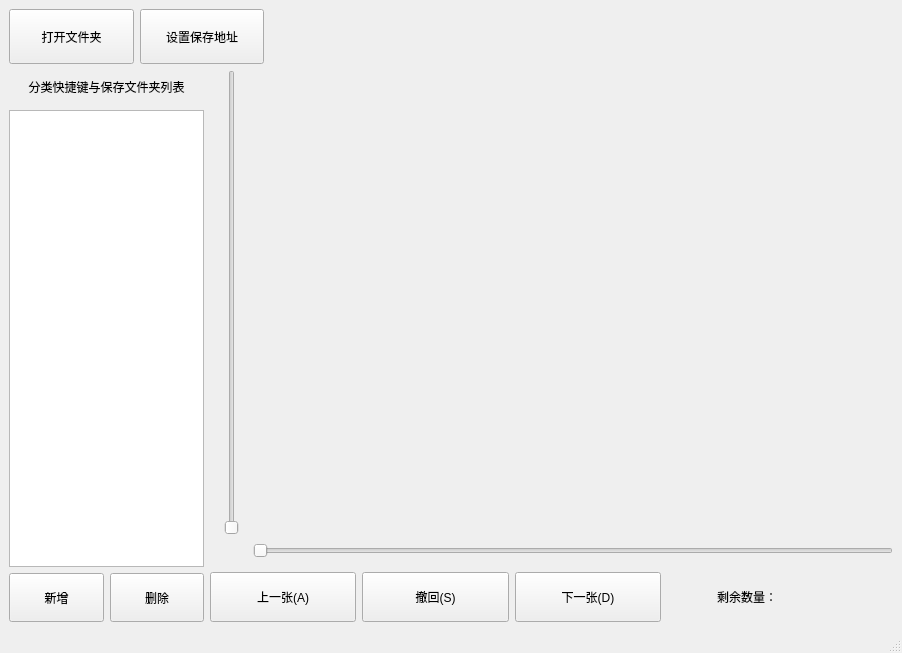
<?xml version="1.0" encoding="UTF-8"?>
<ui version="4.0">
 <class>MainWindow</class>
 <widget class="QMainWindow" name="MainWindow">
  <property name="geometry">
   <rect>
    <x>0</x>
    <y>0</y>
    <width>902</width>
    <height>653</height>
   </rect>
  </property>
  <property name="sizePolicy">
   <sizepolicy hsizetype="Expanding" vsizetype="Expanding">
    <horstretch>0</horstretch>
    <verstretch>0</verstretch>
   </sizepolicy>
  </property>
  <property name="windowTitle">
   <string>MainWindow</string>
  </property>
  <widget class="QWidget" name="centralwidget">
   <layout class="QVBoxLayout" name="verticalLayout_5" stretch="1,10">
    <item>
     <layout class="QHBoxLayout" name="horizontalLayout_5" stretch="1,1,5">
      <item>
       <widget class="QPushButton" name="open_pushButton">
        <property name="sizePolicy">
         <sizepolicy hsizetype="Expanding" vsizetype="Expanding">
          <horstretch>0</horstretch>
          <verstretch>0</verstretch>
         </sizepolicy>
        </property>
        <property name="minimumSize">
         <size>
          <width>0</width>
          <height>0</height>
         </size>
        </property>
        <property name="text">
         <string>打开文件夹</string>
        </property>
       </widget>
      </item>
      <item>
       <widget class="QPushButton" name="save_pushButton">
        <property name="sizePolicy">
         <sizepolicy hsizetype="Expanding" vsizetype="Expanding">
          <horstretch>0</horstretch>
          <verstretch>0</verstretch>
         </sizepolicy>
        </property>
        <property name="text">
         <string>设置保存地址</string>
        </property>
       </widget>
      </item>
      <item>
       <widget class="QLabel" name="info_label">
        <property name="sizePolicy">
         <sizepolicy hsizetype="Expanding" vsizetype="Expanding">
          <horstretch>0</horstretch>
          <verstretch>0</verstretch>
         </sizepolicy>
        </property>
        <property name="text">
         <string/>
        </property>
       </widget>
      </item>
     </layout>
    </item>
    <item>
     <layout class="QHBoxLayout" name="horizontalLayout_4" stretch="2,7">
      <item>
       <layout class="QVBoxLayout" name="verticalLayout" stretch="7,93,10">
        <item>
         <widget class="QLabel" name="label_3">
          <property name="sizePolicy">
           <sizepolicy hsizetype="Expanding" vsizetype="Expanding">
            <horstretch>0</horstretch>
            <verstretch>0</verstretch>
           </sizepolicy>
          </property>
          <property name="text">
           <string>分类快捷键与保存文件夹列表</string>
          </property>
          <property name="alignment">
           <set>Qt::AlignCenter</set>
          </property>
         </widget>
        </item>
        <item>
         <widget class="QListWidget" name="classify_buttons_listWidget"/>
        </item>
        <item>
         <layout class="QHBoxLayout" name="horizontalLayout" stretch="1,1">
          <item>
           <widget class="QPushButton" name="insert_pushButton">
            <property name="sizePolicy">
             <sizepolicy hsizetype="Expanding" vsizetype="Expanding">
              <horstretch>0</horstretch>
              <verstretch>0</verstretch>
             </sizepolicy>
            </property>
            <property name="text">
             <string>新增</string>
            </property>
           </widget>
          </item>
          <item>
           <widget class="QPushButton" name="delete_pushButton">
            <property name="sizePolicy">
             <sizepolicy hsizetype="Expanding" vsizetype="Expanding">
              <horstretch>0</horstretch>
              <verstretch>0</verstretch>
             </sizepolicy>
            </property>
            <property name="text">
             <string>删除</string>
            </property>
           </widget>
          </item>
         </layout>
        </item>
       </layout>
      </item>
      <item>
       <layout class="QVBoxLayout" name="verticalLayout_4" stretch="10,1">
        <item>
         <layout class="QHBoxLayout" name="horizontalLayout_3" stretch="1,15">
          <property name="spacing">
           <number>0</number>
          </property>
          <item>
           <layout class="QVBoxLayout" name="verticalLayout_3" stretch="15,1">
            <item>
             <widget class="QSlider" name="image_size_verticalSlider">
              <property name="sizePolicy">
               <sizepolicy hsizetype="Expanding" vsizetype="Expanding">
                <horstretch>0</horstretch>
                <verstretch>0</verstretch>
               </sizepolicy>
              </property>
              <property name="orientation">
               <enum>Qt::Vertical</enum>
              </property>
             </widget>
            </item>
            <item>
             <widget class="QLabel" name="label">
              <property name="sizePolicy">
               <sizepolicy hsizetype="Expanding" vsizetype="Expanding">
                <horstretch>0</horstretch>
                <verstretch>0</verstretch>
               </sizepolicy>
              </property>
              <property name="text">
               <string/>
              </property>
             </widget>
            </item>
           </layout>
          </item>
          <item>
           <layout class="QVBoxLayout" name="verticalLayout_2" stretch="15,1">
            <property name="spacing">
             <number>6</number>
            </property>
            <property name="sizeConstraint">
             <enum>QLayout::SetDefaultConstraint</enum>
            </property>
            <item>
             <widget class="QLabel" name="image_label">
              <property name="sizePolicy">
               <sizepolicy hsizetype="Expanding" vsizetype="Expanding">
                <horstretch>0</horstretch>
                <verstretch>0</verstretch>
               </sizepolicy>
              </property>
              <property name="minimumSize">
               <size>
                <width>5</width>
                <height>0</height>
               </size>
              </property>
              <property name="text">
               <string/>
              </property>
              <property name="wordWrap">
               <bool>true</bool>
              </property>
             </widget>
            </item>
            <item>
             <widget class="QSlider" name="image_size_horizontalSlider">
              <property name="sizePolicy">
               <sizepolicy hsizetype="Expanding" vsizetype="Expanding">
                <horstretch>0</horstretch>
                <verstretch>0</verstretch>
               </sizepolicy>
              </property>
              <property name="orientation">
               <enum>Qt::Horizontal</enum>
              </property>
             </widget>
            </item>
           </layout>
          </item>
         </layout>
        </item>
        <item>
         <layout class="QHBoxLayout" name="horizontalLayout_2" stretch="4,4,4,3,3">
          <item>
           <widget class="QPushButton" name="prev_pushButton">
            <property name="sizePolicy">
             <sizepolicy hsizetype="Expanding" vsizetype="Expanding">
              <horstretch>0</horstretch>
              <verstretch>0</verstretch>
             </sizepolicy>
            </property>
            <property name="minimumSize">
             <size>
              <width>0</width>
              <height>0</height>
             </size>
            </property>
            <property name="text">
             <string>上一张(A)</string>
            </property>
           </widget>
          </item>
          <item>
           <widget class="QPushButton" name="redo_pushButton">
            <property name="sizePolicy">
             <sizepolicy hsizetype="Expanding" vsizetype="Expanding">
              <horstretch>0</horstretch>
              <verstretch>0</verstretch>
             </sizepolicy>
            </property>
            <property name="minimumSize">
             <size>
              <width>0</width>
              <height>0</height>
             </size>
            </property>
            <property name="text">
             <string>撤回(S)</string>
            </property>
           </widget>
          </item>
          <item>
           <widget class="QPushButton" name="next_pushButton">
            <property name="sizePolicy">
             <sizepolicy hsizetype="Expanding" vsizetype="Expanding">
              <horstretch>0</horstretch>
              <verstretch>0</verstretch>
             </sizepolicy>
            </property>
            <property name="minimumSize">
             <size>
              <width>0</width>
              <height>0</height>
             </size>
            </property>
            <property name="text">
             <string>下一张(D)</string>
            </property>
           </widget>
          </item>
          <item>
           <widget class="QLabel" name="label_2">
            <property name="sizePolicy">
             <sizepolicy hsizetype="Expanding" vsizetype="Expanding">
              <horstretch>0</horstretch>
              <verstretch>0</verstretch>
             </sizepolicy>
            </property>
            <property name="minimumSize">
             <size>
              <width>0</width>
              <height>0</height>
             </size>
            </property>
            <property name="maximumSize">
             <size>
              <width>16777215</width>
              <height>31</height>
             </size>
            </property>
            <property name="text">
             <string> 剩余数量：</string>
            </property>
            <property name="alignment">
             <set>Qt::AlignRight|Qt::AlignTrailing|Qt::AlignVCenter</set>
            </property>
           </widget>
          </item>
          <item>
           <widget class="QLabel" name="nums_label">
            <property name="sizePolicy">
             <sizepolicy hsizetype="Expanding" vsizetype="Expanding">
              <horstretch>0</horstretch>
              <verstretch>0</verstretch>
             </sizepolicy>
            </property>
            <property name="minimumSize">
             <size>
              <width>0</width>
              <height>0</height>
             </size>
            </property>
            <property name="text">
             <string/>
            </property>
           </widget>
          </item>
         </layout>
        </item>
       </layout>
      </item>
     </layout>
    </item>
   </layout>
  </widget>
  <widget class="QMenuBar" name="menubar">
   <property name="geometry">
    <rect>
     <x>0</x>
     <y>0</y>
     <width>902</width>
     <height>23</height>
    </rect>
   </property>
  </widget>
  <widget class="QStatusBar" name="statusbar"/>
 </widget>
 <resources/>
 <connections/>
</ui>
